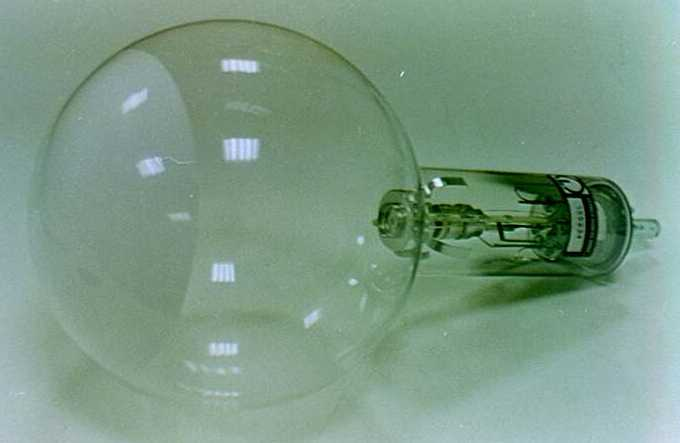
#> input picture 4. Diffrazione degli Elettroni/IMG1.JPG, 680 x 443 px
$ python -i _corr_gallery.py   (imports and definitions only)
#> lines starting #> are read from the running program, lines starting #| are printed output that depends on the picture; after the words box and inside, x2 and y2 are one past the last pixel; in counts of white or black regions, pixels touching at a corner belong together
"""Correlate a gallery leftover image against candidate flow images (blurred-silhouette, no vision).
SVG candidates are rendered to PNG via LibreOffice first.
Usage: python tools/_corr_gallery.py <imgdir> <leftover> <cand1> <cand2> ...
Leftover and candidates are file names inside <imgdir> (with extension).
Prints ranked correlation (corr>0.9 = same content / duplicate).
"""
import sys, subprocess, os, numpy as np
from PIL import Image, ImageFilter

PROF = "-env:UserInstallation=file:///C:/code/TesiLaureaR2/build/lo_conv_profile"
SOFFICE = r"C:\Program Files\LibreOffice\program\soffice.com"
OUT = "build/corr_gallery"
# [1 line not run here, left out]


def sil(path, size=128):
    a = np.asarray(Image.open(path).convert("L"), dtype=np.float32)
    ink = a < 200
    ys, xs = np.where(ink)
    if len(xs) == 0:
        return np.zeros(size * size, dtype=np.float32)
    crop = (ink[ys.min():ys.max() + 1, xs.min():xs.max() + 1].astype(np.uint8) * 255)
    ci = Image.fromarray(crop); w, h = ci.size; s = max(w, h)
    sq = Image.new("L", (s, s), 0); sq.paste(ci, ((s - w) // 2, (s - h) // 2))
    sq = sq.resize((size, size), Image.BILINEAR).filter(ImageFilter.GaussianBlur(3))
    v = np.asarray(sq, dtype=np.float32).ravel(); v -= v.mean()
    n = np.linalg.norm(v); return v / n if n else v


def resolve(imgdir, name):
    """Return a PNG path usable by sil(); render SVG if needed."""
    p = os.path.join(imgdir, name)
    if name.lower().endswith(".svg"):
        out = os.path.join(OUT, os.path.splitext(name)[0] + ".png")
        subprocess.run([SOFFICE, "--headless", "--norestore", PROF, "--convert-to", "png",
                        "--outdir", OUT, os.path.abspath(p)], check=False, capture_output=True)
        return out
    return p


imgdir = sys.argv[1]; leftover = sys.argv[2]; cands = sys.argv[3:]
# [1 line that did not run here, left out]
ranked = []
#> ranked = []
# [9 lines not run here, left out]

>>> result = sil('../4. Diffrazione degli Elettroni/IMG1.JPG')
#> call 2 of sil, with size = 128
#> in sil (call 2), `a = np.asarray(Image.open(path).convert("L"), dtype=np.float32)`:
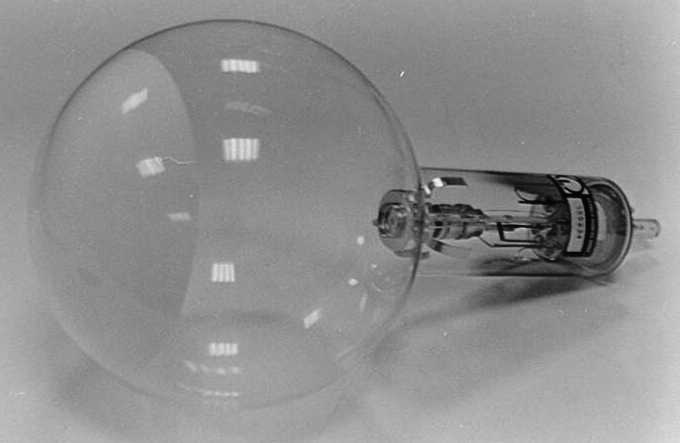
#> a: shape (443, 680) float32; min 1, max 245, mean 142.4
#> in sil (call 2), `ink = a < 200`:
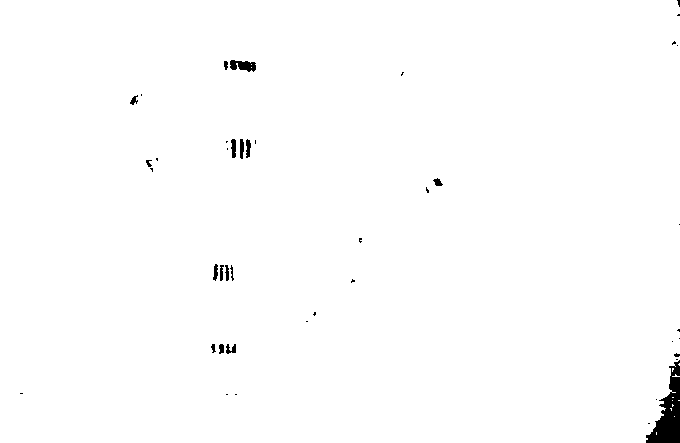
#> ink: shape (443, 680) bool; 99.2% white; 43 black regions (27 under 20 px), largest, box (x1, y1, x2, y2) and area: (646, 360, 680, 443) 1356, (230, 60, 256, 72) 214, (231, 139, 236, 158) 78
#> in sil (call 2), `sq = Image.new('L', (s, s), 0)`: sq: PIL image 680x680 L; every value is 0
#> in sil (call 2), `sq.paste(ci, ((s - w) // 2, (s - h) // 2))`:
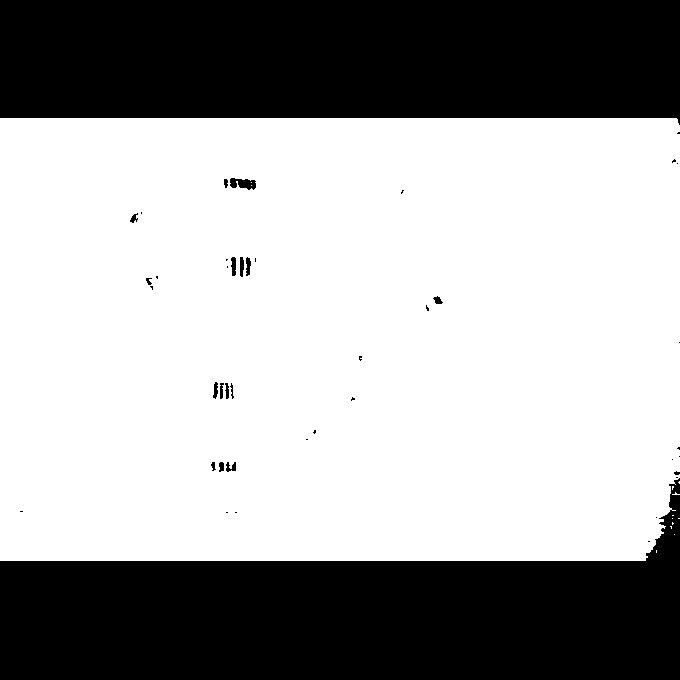
#> sq: PIL image 680x680 L; 64.6% white; 43 black regions (26 under 20 px), largest, box (x1, y1, x2, y2) and area: (0, 478, 680, 680) 82276, (0, 0, 680, 125) 80253, (230, 178, 256, 190) 214
#> in sil (call 2), `sq = sq.resize((size, size), Image.BILINEAR).filter(ImageFilter.Gaussi..`:
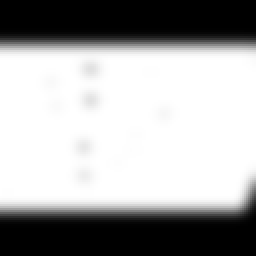
#> sq: PIL image 128x128 L (shown 2 times larger); min 0, max 255, mean 164.8
#> in sil (call 2), `v = np.asarray(sq, dtype=np.float32).ravel()`: v = 16384 values, max 255 at index 3840, min 0 at index 0, mean 164.8
#> in sil (call 2), `v -= v.mean()`: v = 16384 values, max 90.19 at index 3840, min -164.8 at index 0, mean 7.63e-06
#> in sil (call 2), `n = np.linalg.norm(v)`: n = 14556.7
#> result = 16384 values, max 0.0062 at index 3840, min -0.0113 at index 0, mean 2.33e-10
